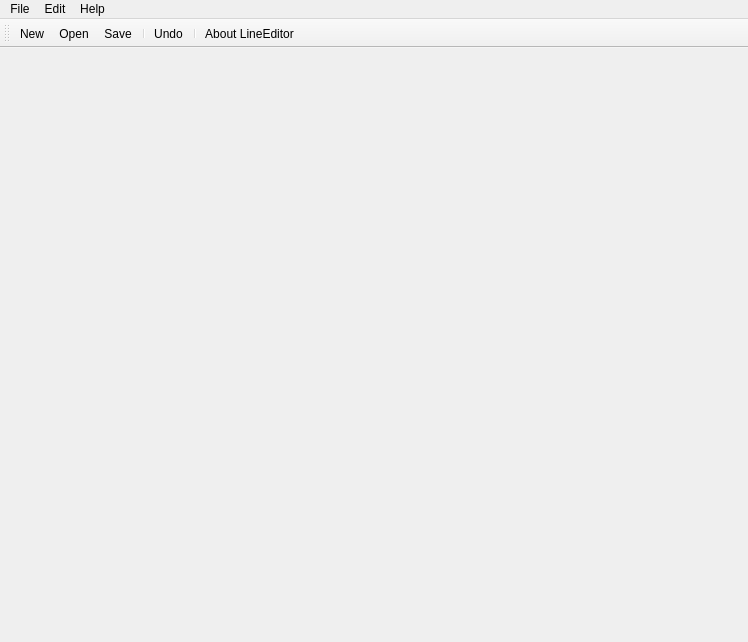
<?xml version="1.0" encoding="UTF-8"?>
<ui version="4.0">
 <class>MainWindow</class>
 <widget class="QMainWindow" name="MainWindow">
  <property name="geometry">
   <rect>
    <x>0</x>
    <y>0</y>
    <width>748</width>
    <height>642</height>
   </rect>
  </property>
  <property name="windowTitle">
   <string>LineEditor</string>
  </property>
  <widget class="QWidget" name="centralwidget">
   <layout class="QGridLayout" name="gridLayout">
    <property name="leftMargin">
     <number>0</number>
    </property>
    <property name="topMargin">
     <number>0</number>
    </property>
    <property name="rightMargin">
     <number>0</number>
    </property>
    <property name="bottomMargin">
     <number>0</number>
    </property>
   </layout>
  </widget>
  <widget class="QMenuBar" name="menuBar">
   <property name="geometry">
    <rect>
     <x>0</x>
     <y>0</y>
     <width>748</width>
     <height>19</height>
    </rect>
   </property>
   <widget class="QMenu" name="menuFile">
    <property name="title">
     <string>File</string>
    </property>
    <addaction name="actionNew"/>
    <addaction name="actionOpen"/>
    <addaction name="actionSave"/>
   </widget>
   <widget class="QMenu" name="menuEdit">
    <property name="title">
     <string>Edit</string>
    </property>
    <addaction name="actionUndo"/>
   </widget>
   <widget class="QMenu" name="menuHelp">
    <property name="title">
     <string>Help</string>
    </property>
    <addaction name="actionAbout_LineEditor"/>
   </widget>
   <addaction name="menuFile"/>
   <addaction name="menuEdit"/>
   <addaction name="menuHelp"/>
  </widget>
  <widget class="QToolBar" name="toolBar">
   <property name="windowTitle">
    <string>toolBar</string>
   </property>
   <attribute name="toolBarArea">
    <enum>TopToolBarArea</enum>
   </attribute>
   <attribute name="toolBarBreak">
    <bool>false</bool>
   </attribute>
   <addaction name="actionNew"/>
   <addaction name="actionOpen"/>
   <addaction name="actionSave"/>
   <addaction name="separator"/>
   <addaction name="actionUndo"/>
   <addaction name="separator"/>
   <addaction name="actionAbout_LineEditor"/>
  </widget>
  <action name="actionNew">
   <property name="icon">
    <iconset>
     <normalon>:/Images/list-add.png</normalon>
    </iconset>
   </property>
   <property name="text">
    <string>New</string>
   </property>
   <property name="toolTip">
    <string>Create new document</string>
   </property>
  </action>
  <action name="actionOpen">
   <property name="icon">
    <iconset>
     <normalon>:/Images/document-open.png</normalon>
    </iconset>
   </property>
   <property name="text">
    <string>Open</string>
   </property>
   <property name="toolTip">
    <string>Open existing document</string>
   </property>
  </action>
  <action name="actionSave">
   <property name="icon">
    <iconset>
     <normalon>:/Images/document-save.png</normalon>
    </iconset>
   </property>
   <property name="text">
    <string>Save</string>
   </property>
   <property name="toolTip">
    <string>Save current lines info a file</string>
   </property>
  </action>
  <action name="actionUndo">
   <property name="icon">
    <iconset>
     <normalon>:/Images/edit-undo.png</normalon>
    </iconset>
   </property>
   <property name="text">
    <string>Undo</string>
   </property>
   <property name="toolTip">
    <string>Remove last line</string>
   </property>
  </action>
  <action name="actionAbout_LineEditor">
   <property name="icon">
    <iconset>
     <normalon>:/Images/help-faq.png</normalon>
    </iconset>
   </property>
   <property name="text">
    <string>About LineEditor</string>
   </property>
  </action>
 </widget>
 <resources>
  <include location="resources/48x48/res.qrc"/>
 </resources>
 <connections/>
</ui>
